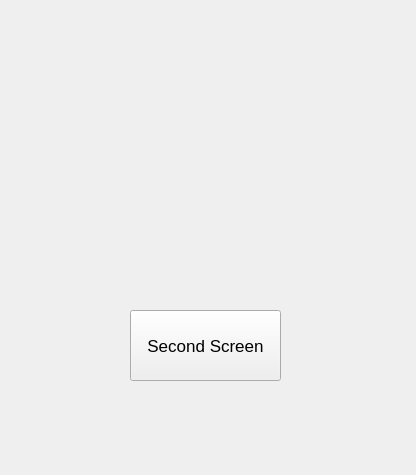
<?xml version="1.0" encoding="UTF-8"?>
<ui version="4.0">
 <class>MainWindow</class>
 <widget class="QMainWindow" name="MainWindow">
  <property name="geometry">
   <rect>
    <x>0</x>
    <y>0</y>
    <width>416</width>
    <height>475</height>
   </rect>
  </property>
  <property name="windowTitle">
   <string>MainWindow</string>
  </property>
  <widget class="QWidget" name="centralwidget">
   <widget class="QPushButton" name="pushButton">
    <property name="geometry">
     <rect>
      <x>130</x>
      <y>310</y>
      <width>151</width>
      <height>71</height>
     </rect>
    </property>
    <property name="font">
     <font>
      <pointsize>13</pointsize>
     </font>
    </property>
    <property name="text">
     <string>Second Screen</string>
    </property>
   </widget>
  </widget>
 </widget>
 <resources/>
 <connections/>
</ui>
